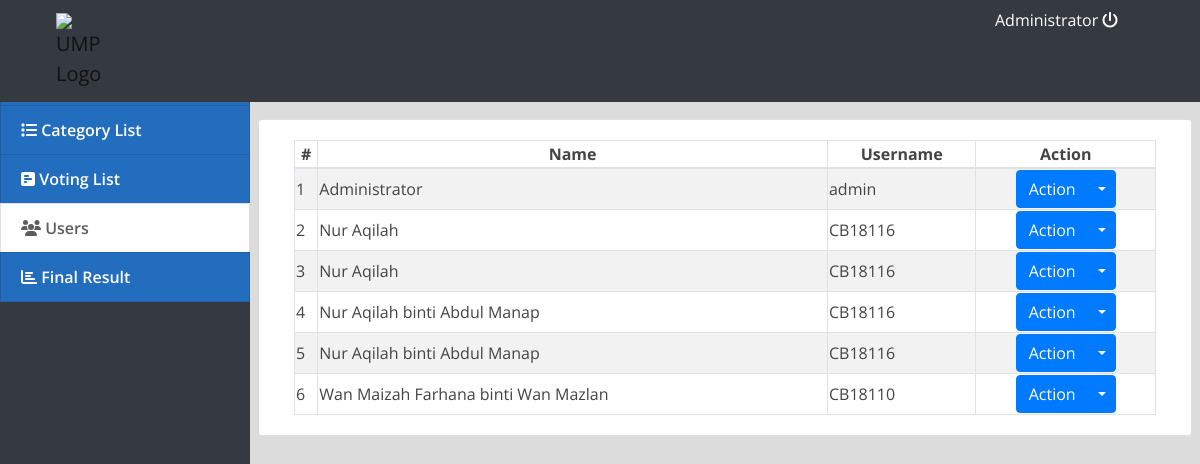
The app's page /index.php?page=users (signed in) with its own data.
### tables this page shows
CREATE TABLE `users` (
  `id` int(30) NOT NULL,
  `name` varchar(200) NOT NULL,
  `username` varchar(100) NOT NULL,
  `password` varchar(200) NOT NULL,
  `type` tinyint(1) NOT NULL DEFAULT 2 COMMENT '1+admin , 2 = users, 3=candidates'
);

### users.php (the view, shortened to what this page needs)
<div class="container-fluid">
	<div class="row">
	<div class="col-lg-12">
			<button class="btn btn-primary float-right btn-sm" id="new_user"><i class="fa fa-plus"></i> New user</button>
	</div>
	</div>
	<br>
	<div class="row">
		<div class="card col-lg-12">
			<div class="card-body">
				<table class="table-striped table-bordered col-md-12">
			<thead>
				<tr>
					<th class="text-center">#</th>
					<th class="text-center">Name</th>
					<th class="text-center">Username</th>
					<th class="text-center">Action</th>
				</tr>
			</thead>
			<tbody>
				<?php
 					include 'db_connect.php';
 					$users = $conn->query("SELECT * FROM users order by name asc");
 					$i = 1;
 					while($row= $users->fetch_assoc()):
				 ?>
				 <tr>
				 	<td>
				 		<?php echo $i++ ?>
				 	</td>
				 	<td>
				 		<?php echo $row['name'] ?>
				 	</td>
				 	<td>
				 		<?php echo $row['username'] ?>
				 	</td>
				 	<td>
				 		<center>
								<div class="btn-group">
								  <button type="button" class="btn btn-primary">Action</button>
								  <button type="button" class="btn btn-primary dropdown-toggle dropdown-toggle-split" data-toggle="dropdown" aria-haspopup="true" aria-expanded="false">
								  </button>
								</div>
								</center>
				 	</td>
				 </tr>
				<?php endwhile; ?>
			</tbody>
		</table>
			</div>
		</div>
	</div>
</div>

### assets/css/style.css (style rules this page uses)
body { font-family: "Open Sans", sans-serif; color: #444444; width: 100%; height: calc(100%); }

### index.php (style rules this page uses)
body { background: #80808045; }

### records on screen
users: name "Administrator", username "admin"
users: name "Nur Aqilah", username "CB18116"
users: name "Nur Aqilah", username "CB18116"
users: name "Nur Aqilah binti Abdul Manap", username "CB18116"
users: name "Nur Aqilah binti Abdul Manap", username "CB18116"
users: name "Wan Maizah Farhana binti Wan Mazlan", username "CB18110"

### other values on screen
$_SESSION['login_name'] "Administrator"
